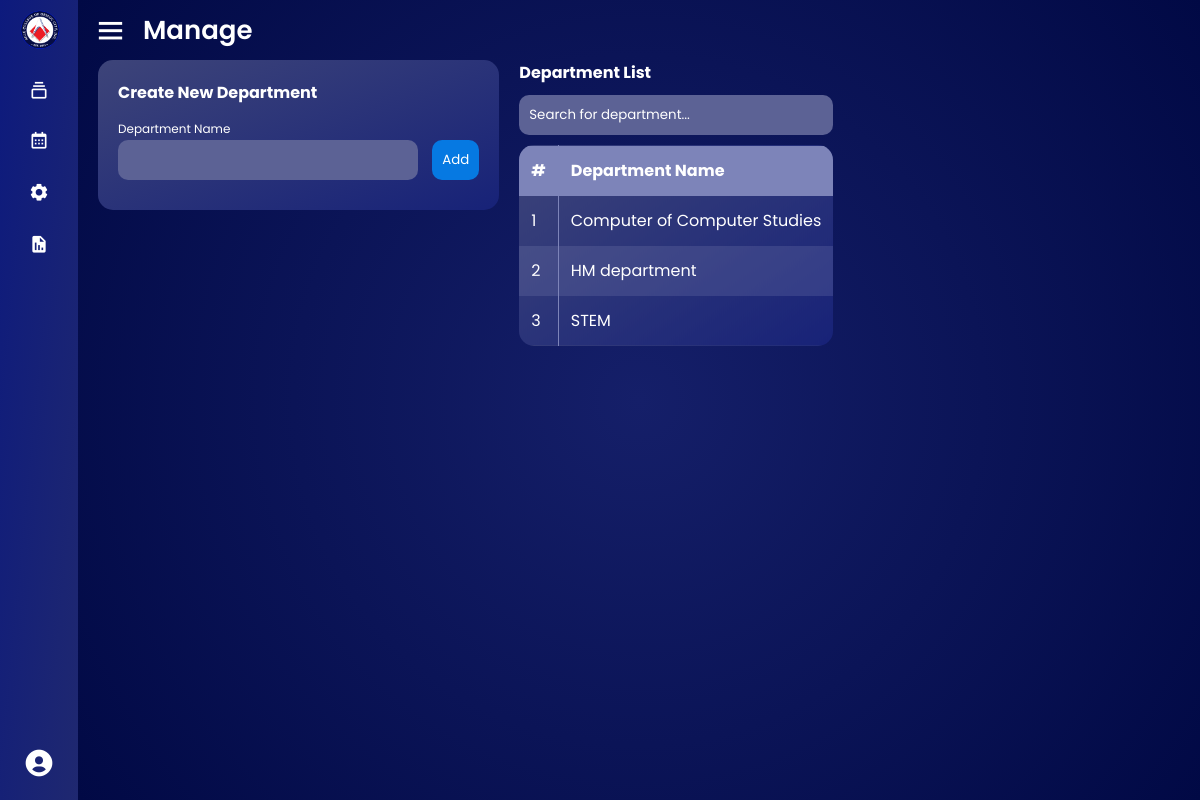
The app's page /admin-manage-department-list.php (signed in) with its own data.
### tables this page shows
CREATE TABLE `sd_tb` (
  `SD_id` int(11) NOT NULL,
  `SD_firstname` varchar(255) NOT NULL,
  `SD_lastname` varchar(255) NOT NULL,
  `SD_email` varchar(255) NOT NULL,
  `SD_password` varchar(255) NOT NULL,
  `SD_number` varchar(255) NOT NULL,
  `SD_pic` varchar(100) NOT NULL
);

CREATE TABLE `department_tb` (
  `department_id` int(11) NOT NULL,
  `department_name` varchar(200) NOT NULL
);

### admin-manage-department-list.php (the view, shortened to what this page needs)
<?php
include 'config.php';
if (!isset($_SESSION['sd_id'])) {
    header("Location: index.html");
    exit;
} else {
    $user_id = $_SESSION['sd_id'];
    $sql = mysqli_query($con, "SELECT * FROM `sd_tb` WHERE `SD_id` = '$user_id'");
    while ($row = mysqli_fetch_array($sql)) {
?>
        <!DOCTYPE html>
        <html lang="en">
        <head>
            <link href='https://unpkg.com/boxicons@2.1.4/css/boxicons.min.css' rel='stylesheet'>
            <link rel="stylesheet" href="css/SD/sidebar.css">
            <link rel="stylesheet" href="css/SD/manage-account.css">
            <link rel="stylesheet" href="css/SD/manage-department-list.css">
        </head>
        </head>
        <body>
            <div class="sidebar close">
                <div class="logo-details">
                    <img src="media/ACLC-logo.png">
                </div>
                <ul class="nav-links">
                    <li>
                        <div class="icon-link">
                            <a href="#">
                                <i class='bx bx-collection'></i>
                            </a>
                        </div>
                    </li>
                    <li>
                        <div class="icon-link">
                            <a href="#">
                                <i class='bx bx-calendar'></i>
                            </a>
                        </div>
                    </li>
                    <li>
                        <a href="admin-manage-account.php">
                            <i class='bx bxs-cog'></i>
                        </a>
                    </li>
                    <li>
                        <a href="admin-report.php">
                            <i class='bx bxs-report'></i>
                        </a>
                    </li>
                    <li>
                        <div class="profile-details">
                            <a href="admin-manage-account.php">
                                <div class="profile-content">
                                    <i class='bx bxs-user-circle' id="profile-img"></i>
                                </div>
                            </a>
                        </div>
                    </li>
                </ul>
            </div>
            <section class="home-section">
                <div class="home-content">
                    <i class='bx bx-menu'></i>
                    <span class="text">Manage</span>
                </div>
                <?php include './PHP Backend/SD pages/manage/createDepartment.php'; ?>
            </section>
        </body>
<?php
    }
}
?>
        </html>

### PHP Backend/SD pages/manage/createDepartment.php (shortened to what this page needs)
<div class="main-flex">
    <div class="create-new-form">
        <div class="text">
            <span>Create New Department</span>
        </div>
        <form action="?action=createDepartment" method="post">
            <label>Department Name</label><br>
            <input type="text" name="deptName" required>
            <input type="submit" value="Add">
        </form>
    </div>
    <div class="list">
        <div class="text">
            <span>Department List</span>
        </div>
        <input type="text" id="searchInput" onkeyup="searchTable()" placeholder="Search for department...">
        <table id="roomTable">
            <thead>
                <tr>
                    <th>#</th>
                    <th>Department Name</th>
                </tr>
            </thead>
            <tbody>
                <?php
                $getDepartment = $con->query("SELECT * FROM department_tb");
                $i = 1;
                while ($row = $getDepartment->fetch_assoc()) {
                    ?>
                    <tr>
                        <td><?php echo $i ?></td>
                        <td><?php echo $row['department_name'] ?></td>
                    </tr>
                    <?php
                    $i++;
                }
                ?>
            </tbody>
        </table>
    </div>
</div>

### css/SD/sidebar.css (style rules this page uses)
* { margin: 0; padding: 0; box-sizing: border-box; font-family: 'Poppins', sans-serif; }
.sidebar { background: linear-gradient(to bottom right, #0d1a7d, #1f2870); position: fixed; top: 0; left: 0; height: 100%; width: 260px; z-index: 100; transition: all 0.5s ease; }
.sidebar.close { width: 78px; }
.logo-details img { width: 40px; }
.logo-details img { margin-top: .5rem; margin-left: 20px; }
.sidebar .logo-details { display: flex; align-items: center; }
.sidebar .nav-links { height: 100%; padding: 10px 0; overflow: auto; }
.sidebar.close .nav-links { overflow: visible; }
.sidebar .nav-links li { position: relative; list-style: none; transition: all 0.4s ease; }
.sidebar .nav-links li .icon-link { display: flex; align-items: center; justify-content: space-between; }
.sidebar.close .nav-links li .icon-link { display: block }
.sidebar .nav-links li i { height: 50px; min-width: 78px; text-align: center; line-height: 50px; color: #fff; font-size: 20px; cursor: pointer; transition: all 0.3s ease; }
.sidebar .nav-links li a { display: flex; align-items: center; text-decoration: none; }
.sidebar .profile-details { position: fixed; bottom: 0; width: 260px; display: flex; align-items: center; justify-content: space-between; background: #0679E2; padding: 12px 0; transition: all 0.5s ease; }
.sidebar.close .profile-details { background: none; }
.sidebar.close .profile-details { width: 78px; }
.sidebar .profile-details .profile-content { display: flex; align-items: center; }
.sidebar .profile-details #profile-img { font-size: 2rem; }
.home-section { background: radial-gradient(circle, #151f69, #010945); position: relative; min-height: 100vh; left: 260px; width: calc(100% - 260px); transition: all 0.5s ease; }
.sidebar.close~.home-section { left: 78px; width: calc(100% - 78px); }
.home-section .home-content { height: 60px; display: flex; align-items: center; }
.home-section .home-content .bx-menu, .home-section .home-content .text { color: white; font-size: 35px; }
.home-section .home-content .bx-menu { margin: 0 15px; cursor: pointer; }
.home-section .home-content .text { font-size: 26px; font-weight: 600; }

### css/manage-account.css (style rules this page uses)
label { font-size: 12px; }
select, input[type="text"], input[type="email"], input[type="tel"], input[type="password"] { background-color: #5c6295; color: white; width: 100%; padding: 10px; margin-bottom: 10px; border: none; border-radius: 10px; box-sizing: border; }

### css/SD/manage-department-list.css (style rules this page uses)
.main-flex { padding: 0 20px 20px 20px; display: flex; align-items: flex-start; }
.list .text, .create-new-form .text { color: white; margin-bottom: 10px; }
span { font-weight: bold; }
#searchInput { background-color: #5c6295; color: white; border: none; border-radius: 10px; }
input::placeholder { color: white; }
table { background: linear-gradient(to bottom right, #3d4479, #172278); width: 100%; color: white; padding: 20px; border-collapse: collapse; border-radius: 15px; overflow: hidden; }
thead tr th { background-color: #7d84b9; color: white; }
th, td { padding: 12px; border: 1px solid transparent; text-align: left; border-left: 1px solid #7d84b9; border-right: 1px solid #7d84b9; }
table th:first-child, table td:first-child { border-left: none; }
table th:last-child, table td:last-child { border-right: none; }
tbody tr:nth-child(even) { background-color: rgba(137, 143, 190, 0.212); }
tr:nth-child(even) { background-color: #f2f2f2; }
.create-new-form { background: linear-gradient(to bottom right, #3d4479, #172278); color: white; width: auto; height: auto; min-width: 300px; min-height: 150px; margin-right: 20px; padding: 20px; display: inline-block; border-radius: 15px; }
label { font-size: 12px; }
input[type="text"] { background-color: #5c6295; color: white; width: 100%; padding: 10px; margin-bottom: 10px; border: none; border-radius: 10px; box-sizing: border; }
.create-new-form input[type="text"], input[type="number"] { width: auto; min-width: 300px; }
button, input[type="submit"] { background-color: #0679E2; color: white; margin-left: 10px; padding: 10px; border: none; border-radius: 10px; cursor: pointer; transition: all .5s ease; }

### records on screen
department_tb: department_name "Computer of Computer Studies"
department_tb: department_name "HM department"
department_tb: department_name "STEM"
